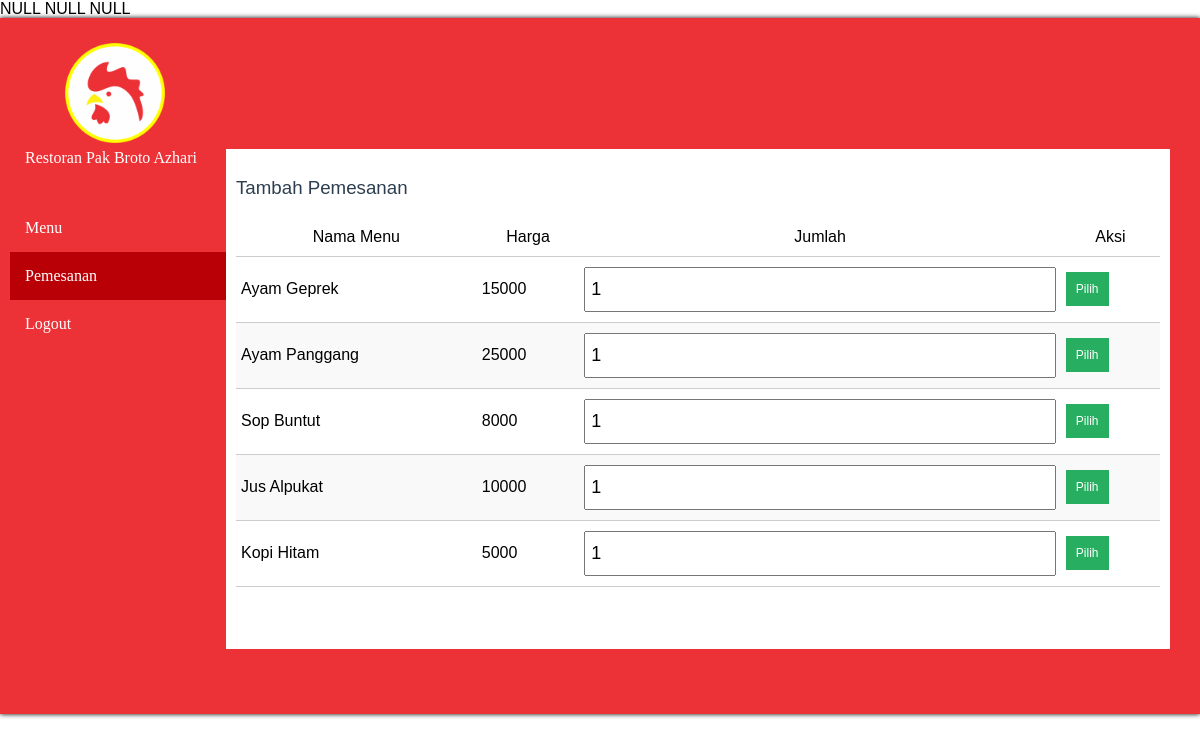
The page /modul_pemesanan/pilih-menu.php on the database as committed earlier.
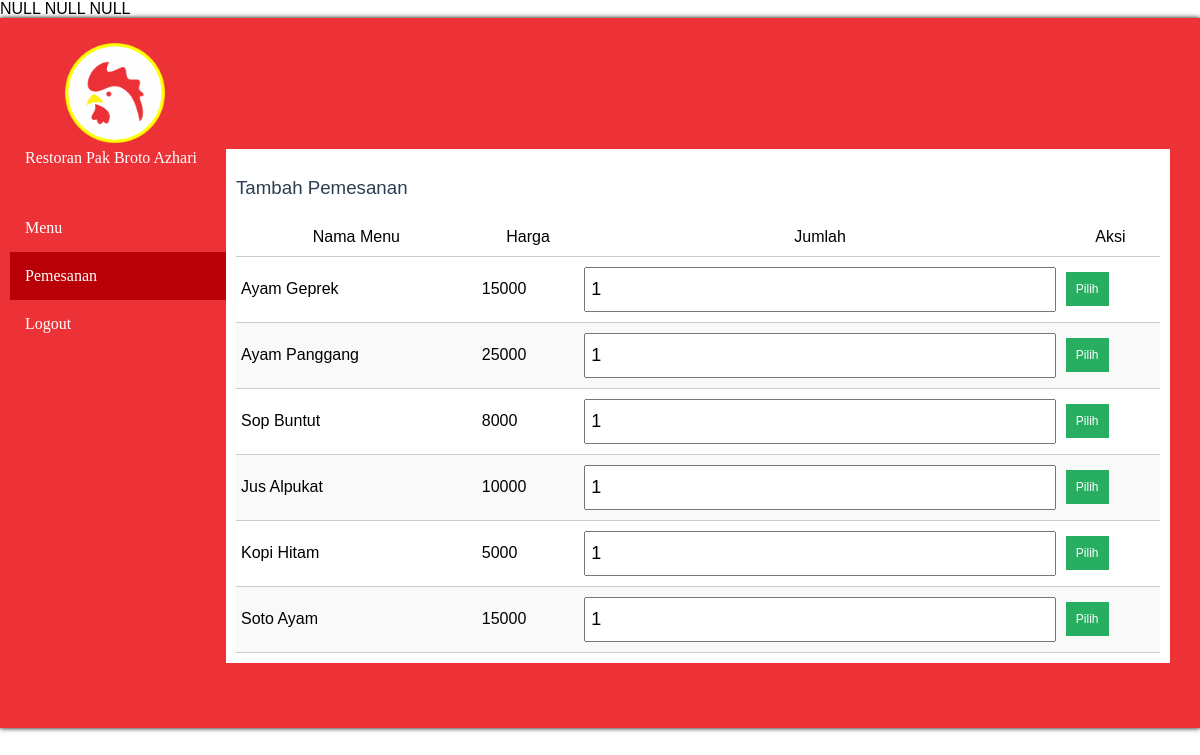
The same page on the database as committed later.
### tables this page shows
CREATE TABLE `menu` (
  `id_menu` int(11) NOT NULL,
  `nama_menu` varchar(50) NOT NULL,
  `harga_menu` int(11) NOT NULL,
  `jenis_menu` varchar(50) NOT NULL,
  `id` int(11) NOT NULL
);

### modul_menu/proses-list-menu.php (called while the page is built, shortened)
<?php
include '../connection.php';
$query = "SELECT * FROM menu";
$hasil = mysqli_query($db, $query);
$data_menu = array();
while ($row = mysqli_fetch_assoc($hasil)) {
    $data_menu[] = $row;
}
?>

### modul_pemesanan/pilih-menu.php (the view, shortened to what this page needs)
<?php
include '../function.php';
include '../modul_menu/proses-list-menu.php';
$nama_pelanggan = $_POST['nama_pelanggan'];
$id_meja = $_POST['id_meja'];
$no_pesanan = $_POST['no_pesanan'];
var_dump($nama_pelanggan);
var_dump($no_pesanan);
var_dump($id_meja);
?>
<!DOCTYPE html>
<html lang="en">
<head>
    <link rel="stylesheet" href="../css/style.css">
</head>
<body>
    <div class="container clearfix">
        <div class="logo"><img src="../img/LOGO.png" ></div>
        <h4>Restoran Pak Broto Azhari</h4>
        <div class="content">
            <h3>Tambah Pemesanan</h3>
                <table class="data">
                    <tr>
                    <th>Nama Menu</th>
                    <th>Harga</th>
                    <th>Jumlah</th>
                    <th>Aksi</th>
                    </tr>
                    <?php foreach ( $data_menu as $menu) {?>
                    <tr>
                        <form action="pemesanan-form-pelanggan.php?id_menu=<?php echo $menu['id_menu']; ?>" method="post">
                        <td><?php echo $menu['nama_menu']; ?></td>
                        <td><?php echo $menu['harga_menu']; ?></td>
                        <td><input type="number" name="jumlah_pesan" value="1" min="1"></td>
                        <td>
                            <input type="submit" class="btn btn-tambah" value="Pilih">
                        </td>
                        </form>
                    </tr>
                    <?php } ?>
                </table>
        </div>
    </div>
</body>
</html>

Rows that differ between the two databases and show on the page:
added menu: nama_menu "Soto Ayam", harga_menu "15000"
